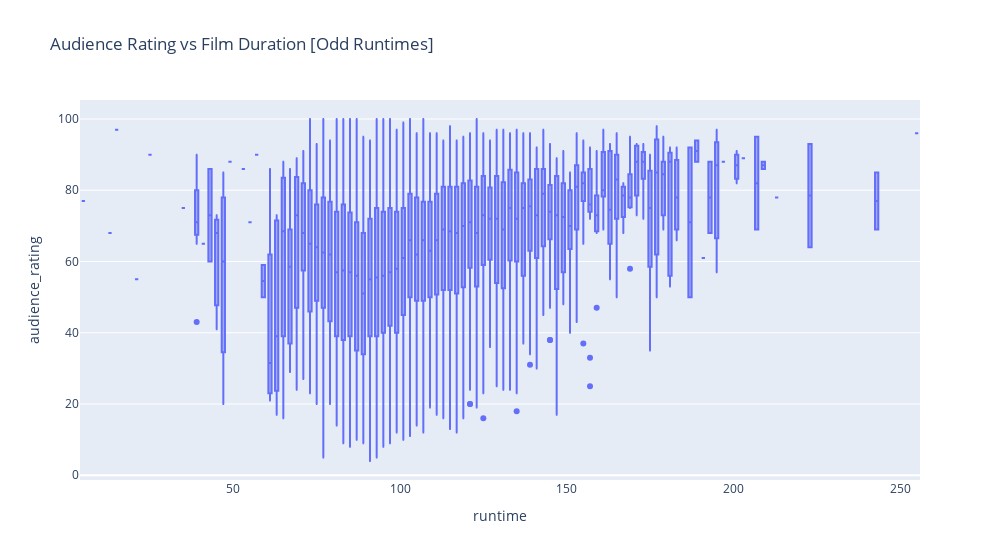
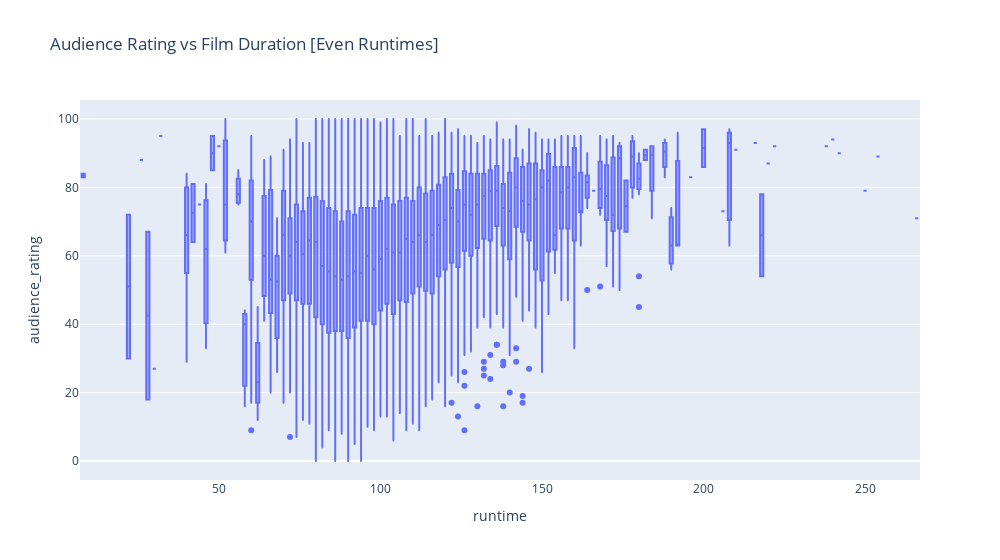

Notebook source saved alongside these figures, in order:
### Code cell
odd_box_fig = px.box(
  odd_runtimes,
  x="runtime",
  y="audience_rating",
  # log_y=True,
  title="Audience Rating vs Film Duration [Odd Runtimes]",
  width=1000
  )

even_box_fig = px.box(
  even_runtimes,
  x="runtime",
  y="audience_rating",
  # log_y=True,
  title="Audience Rating vs Film Duration [Even Runtimes]",
  width=1000
  )

odd_box_fig.show()
even_box_fig.show()

### Figure 1 — Plotly figure (JSON) as saved in the notebook; plotly's stock layout.template omitted (floating-point values rounded to 4 significant figures; data arrays with more than 128 entries replaced by an {"elided": "..."} marker saying what was removed)
{"data": [{"alignmentgroup": "True", "hovertemplate": "runtime=%{x}<br>audience_rating=%{y}<extra></extra>", "legendgroup": "", "marker": {"color": "#636efa"}, "name": "", "notched": false, "offsetgroup": "", "orientation": "v", "showlegend": false, "type": "box", "x": {"elided": "8190 int values"}, "x0": " ", "xaxis": "x", "y": {"elided": "8190 int values"}, "y0": " ", "yaxis": "y"}], "layout": {"boxmode": "group", "legend": {"tracegroupgap": 0}, "title": {"text": "Audience Rating vs Film Duration [Odd Runtimes]"}, "width": 1000, "xaxis": {"anchor": "y", "domain": [0, 1], "title": {"text": "runtime"}}, "yaxis": {"anchor": "x", "domain": [0, 1], "title": {"text": "audience_rating"}}}}

### Figure 2 — Plotly figure (JSON) as saved in the notebook; plotly's stock layout.template omitted (floating-point values rounded to 4 significant figures; data arrays with more than 128 entries replaced by an {"elided": "..."} marker saying what was removed)
{"data": [{"alignmentgroup": "True", "hovertemplate": "runtime=%{x}<br>audience_rating=%{y}<extra></extra>", "legendgroup": "", "marker": {"color": "#636efa"}, "name": "", "notched": false, "offsetgroup": "", "orientation": "v", "showlegend": false, "type": "box", "x": {"elided": "8988 int values"}, "x0": " ", "xaxis": "x", "y": {"elided": "8988 int values"}, "y0": " ", "yaxis": "y"}], "layout": {"boxmode": "group", "legend": {"tracegroupgap": 0}, "title": {"text": "Audience Rating vs Film Duration [Even Runtimes]"}, "width": 1000, "xaxis": {"anchor": "y", "domain": [0, 1], "title": {"text": "runtime"}}, "yaxis": {"anchor": "x", "domain": [0, 1], "title": {"text": "audience_rating"}}}}
